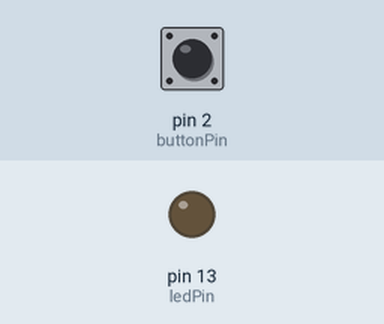
Bench run of a sketch on a simulated Arduino Uno, built with avr-gcc and run on an emulated ATmega328P. On the bench: output pins drawn as LEDs (lit = HIGH). The test bench sets the inputs (shaded band); at power-on: pin 2 (buttonPin) HIGH.

Above: at 1.2 s.
1.3 s: pin 2 (buttonPin) pulled LOW for 0.15 s
At 1.9 s:
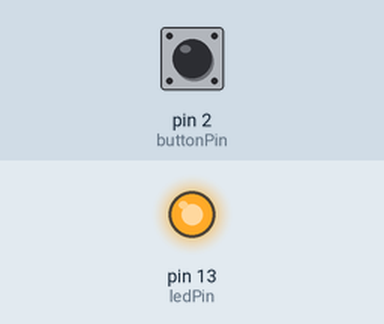
2.9 s: pin 2 (buttonPin) pulled LOW for 1 s
At 4.3 s:
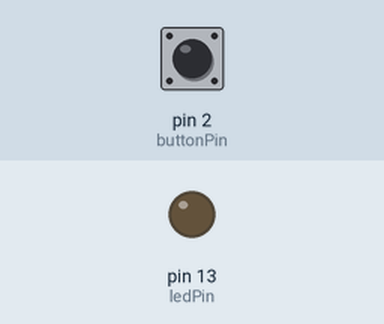
5.4 s: pin 2 (buttonPin) pulled LOW for 3.2 s
At 6.8 s:
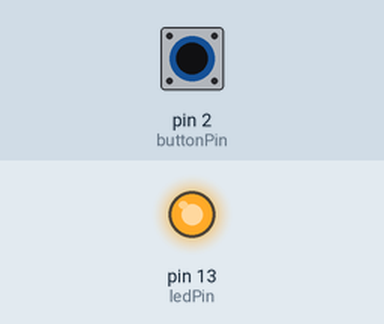
Timing chart, 0 to 8.4 s (numbered marks = the images above; inputs shaded):
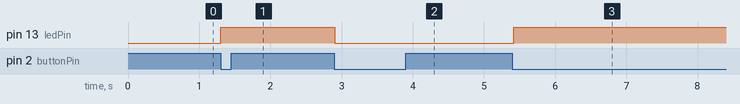

Measured:
- after the input at 1.3 s, pin 13 (ledPin): LOW → HIGH at once
- after the input at 2.9 s, pin 13 (ledPin): HIGH → LOW at once
- after the input at 5.4 s, pin 13 (ledPin): LOW → HIGH at once

The sketch:

IF_Statements.ino
```cpp
// pin definitions
int ledPin =13;
int buttonPin = 2;

//global variables
int toggleState;
int lastButtonState = 1;
long unsigned int lastPress;
//long: doubles the size of the container(variable modifier)
//unsigned: removes the possibility of a negative integer(variable modifier)
int debounceTime= 20;

void setup() {
  //setup pin modes
  pinMode(ledPin, OUTPUT);
  pinMode(buttonPin, INPUT_PULLUP);

}

void loop() {
  int buttonState = digitalRead(buttonPin);
  //read the state of buttonPin and store it as buttonState (0 or 1)

  if((millis() - lastPress) > debounceTime) //if the time between the last buttonChange is greater than the debounceTime
  //millis is an arduino function that measures the time since boot or since the program was initiated
  {
    lastPress = millis(); //update lastPress

    if(buttonState == 0 && lastButtonState ==1) //if is pressed currently but it was realeased last change
    {
      toggleState =! toggleState;  //toggle the LED State. Flips its value.
      digitalWrite(ledPin, toggleState);
      lastButtonState = 0;    //record the lastButtonState
    }

    if(buttonState == 1 && lastButtonState ==0) //if button is not pressed and was pressed last change
    {
      lastButtonState = 1; //record the lastButtonState
    }

   }

}
```
